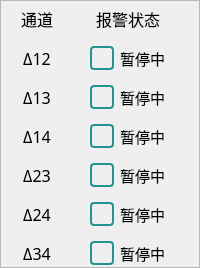
    <widget class="QFrame" name="frameAlarm_3">
     <property name="minimumSize">
      <size>
       <width>200</width>
       <height>0</height>
      </size>
     </property>
     <property name="maximumSize">
      <size>
       <width>300</width>
       <height>600</height>
      </size>
     </property>
     <property name="font">
      <font>
       <family>Microsoft YaHei</family>
      </font>
     </property>
     <property name="styleSheet">
      <string notr="true">/* 正常状态 */
QCheckBox::indicator {
    width: 20px;
    height: 20px;
    border: 2px solid #229590;
    border-radius: 4px;
}

/* 选中状态 */
QCheckBox::indicator:checked {
    background: #2dc6be;
    border: 2px solid #229590;

}

/* 禁用状态 */
QCheckBox::indicator:disabled {
    background: #a7a7a7;
    border: 2px solid #229590;
}
</string>
     </property>
     <property name="frameShape">
      <enum>QFrame::StyledPanel</enum>
     </property>
     <property name="frameShadow">
      <enum>QFrame::Raised</enum>
     </property>
     <layout class="QGridLayout" name="gridLayout_3" rowstretch="0,0,0,0,0,0,0">
      <property name="topMargin">
       <number>6</number>
      </property>
      <property name="bottomMargin">
       <number>2</number>
      </property>
      <property name="horizontalSpacing">
       <number>6</number>
      </property>
      <property name="verticalSpacing">
       <number>15</number>
      </property>
      <item row="3" column="0">
       <widget class="QLabel" name="label_47">
        <property name="sizePolicy">
         <sizepolicy hsizetype="Preferred" vsizetype="Preferred">
          <horstretch>0</horstretch>
          <verstretch>0</verstretch>
         </sizepolicy>
        </property>
        <property name="maximumSize">
         <size>
          <width>50</width>
          <height>25</height>
         </size>
        </property>
        <property name="font">
         <font>
          <family>Microsoft YaHei</family>
          <pointsize>12</pointsize>
         </font>
        </property>
        <property name="text">
         <string>Δ14</string>
        </property>
        <property name="alignment">
         <set>Qt::AlignCenter</set>
        </property>
       </widget>
      </item>
      <item row="4" column="0">
       <widget class="QLabel" name="label_43">
        <property name="sizePolicy">
         <sizepolicy hsizetype="Preferred" vsizetype="Preferred">
          <horstretch>0</horstretch>
          <verstretch>0</verstretch>
         </sizepolicy>
        </property>
        <property name="maximumSize">
         <size>
          <width>50</width>
          <height>25</height>
         </size>
        </property>
        <property name="font">
         <font>
          <family>Microsoft YaHei</family>
          <pointsize>12</pointsize>
         </font>
        </property>
        <property name="text">
         <string>Δ23</string>
        </property>
        <property name="alignment">
         <set>Qt::AlignCenter</set>
        </property>
       </widget>
      </item>
      <item row="4" column="1" alignment="Qt::AlignHCenter">
       <widget class="QCheckBox" name="alarmStatus23">
        <property name="sizePolicy">
         <sizepolicy hsizetype="Preferred" vsizetype="Preferred">
          <horstretch>0</horstretch>
          <verstretch>0</verstretch>
         </sizepolicy>
        </property>
        <property name="font">
         <font>
          <family>Microsoft YaHei</family>
          <pointsize>11</pointsize>
         </font>
        </property>
        <property name="text">
         <string>暂停中</string>
        </property>
       </widget>
      </item>
      <item row="5" column="1" alignment="Qt::AlignHCenter">
       <widget class="QCheckBox" name="alarmStatus24">
        <property name="sizePolicy">
         <sizepolicy hsizetype="Preferred" vsizetype="Preferred">
          <horstretch>0</horstretch>
          <verstretch>0</verstretch>
         </sizepolicy>
        </property>
        <property name="font">
         <font>
          <family>Microsoft YaHei</family>
          <pointsize>11</pointsize>
         </font>
        </property>
        <property name="text">
         <string>暂停中</string>
        </property>
       </widget>
      </item>
      <item row="6" column="1" alignment="Qt::AlignHCenter">
       <widget class="QCheckBox" name="alarmStatus34">
        <property name="sizePolicy">
         <sizepolicy hsizetype="Preferred" vsizetype="Preferred">
          <horstretch>0</horstretch>
          <verstretch>0</verstretch>
         </sizepolicy>
        </property>
        <property name="font">
         <font>
          <family>Microsoft YaHei</family>
          <pointsize>11</pointsize>
         </font>
        </property>
        <property name="text">
         <string>暂停中</string>
        </property>
       </widget>
      </item>
      <item row="1" column="1" alignment="Qt::AlignHCenter">
       <widget class="QCheckBox" name="alarmStatus12">
        <property name="sizePolicy">
         <sizepolicy hsizetype="Preferred" vsizetype="Preferred">
          <horstretch>0</horstretch>
          <verstretch>0</verstretch>
         </sizepolicy>
        </property>
        <property name="font">
         <font>
          <family>Microsoft YaHei</family>
          <pointsize>11</pointsize>
         </font>
        </property>
        <property name="text">
         <string>暂停中</string>
        </property>
       </widget>
      </item>
      <item row="0" column="0">
       <widget class="QLabel" name="label_39">
        <property name="sizePolicy">
         <sizepolicy hsizetype="Preferred" vsizetype="Preferred">
          <horstretch>0</horstretch>
          <verstretch>0</verstretch>
         </sizepolicy>
        </property>
        <property name="maximumSize">
         <size>
          <width>50</width>
          <height>25</height>
         </size>
        </property>
        <property name="font">
         <font>
          <family>Microsoft YaHei</family>
          <pointsize>12</pointsize>
         </font>
        </property>
        <property name="text">
         <string>通道</string>
        </property>
        <property name="alignment">
         <set>Qt::AlignCenter</set>
        </property>
       </widget>
      </item>
      <item row="2" column="1" alignment="Qt::AlignHCenter">
       <widget class="QCheckBox" name="alarmStatus13">
        <property name="sizePolicy">
         <sizepolicy hsizetype="Preferred" vsizetype="Preferred">
          <horstretch>0</horstretch>
          <verstretch>0</verstretch>
         </sizepolicy>
        </property>
        <property name="font">
         <font>
          <family>Microsoft YaHei</family>
          <pointsize>11</pointsize>
         </font>
        </property>
        <property name="text">
         <string>暂停中</string>
        </property>
       </widget>
      </item>
      <item row="0" column="1">
       <widget class="QLabel" name="label_41">
        <property name="sizePolicy">
         <sizepolicy hsizetype="Preferred" vsizetype="Preferred">
          <horstretch>0</horstretch>
          <verstretch>0</verstretch>
         </sizepolicy>
        </property>
        <property name="font">
         <font>
          <family>Microsoft YaHei</family>
          <pointsize>12</pointsize>
         </font>
        </property>
        <property name="text">
         <string>报警状态</string>
        </property>
        <property name="alignment">
         <set>Qt::AlignCenter</set>
        </property>
       </widget>
      </item>
      <item row="2" column="0">
       <widget class="QLabel" name="label_40">
        <property name="sizePolicy">
         <sizepolicy hsizetype="Preferred" vsizetype="Preferred">
          <horstretch>0</horstretch>
          <verstretch>0</verstretch>
         </sizepolicy>
        </property>
        <property name="maximumSize">
         <size>
          <width>50</width>
          <height>25</height>
         </size>
        </property>
        <property name="font">
         <font>
          <family>Microsoft YaHei</family>
          <pointsize>12</pointsize>
         </font>
        </property>
        <property name="text">
         <string>Δ13</string>
        </property>
        <property name="alignment">
         <set>Qt::AlignCenter</set>
        </property>
       </widget>
      </item>
      <item row="3" column="1" alignment="Qt::AlignHCenter">
       <widget class="QCheckBox" name="alarmStatus14">
        <property name="sizePolicy">
         <sizepolicy hsizetype="Preferred" vsizetype="Preferred">
          <horstretch>0</horstretch>
          <verstretch>0</verstretch>
         </sizepolicy>
        </property>
        <property name="font">
         <font>
          <family>Microsoft YaHei</family>
          <pointsize>11</pointsize>
         </font>
        </property>
        <property name="text">
         <string>暂停中</string>
        </property>
       </widget>
      </item>
      <item row="1" column="0">
       <widget class="QLabel" name="label_46">
        <property name="sizePolicy">
         <sizepolicy hsizetype="Preferred" vsizetype="Preferred">
          <horstretch>0</horstretch>
          <verstretch>0</verstretch>
         </sizepolicy>
        </property>
        <property name="maximumSize">
         <size>
          <width>50</width>
          <height>25</height>
         </size>
        </property>
        <property name="font">
         <font>
          <family>Microsoft YaHei</family>
          <pointsize>12</pointsize>
         </font>
        </property>
        <property name="text">
         <string>Δ12</string>
        </property>
        <property name="alignment">
         <set>Qt::AlignCenter</set>
        </property>
       </widget>
      </item>
      <item row="5" column="0">
       <widget class="QLabel" name="label_44">
        <property name="sizePolicy">
         <sizepolicy hsizetype="Preferred" vsizetype="Preferred">
          <horstretch>0</horstretch>
          <verstretch>0</verstretch>
         </sizepolicy>
        </property>
        <property name="maximumSize">
         <size>
          <width>50</width>
          <height>25</height>
         </size>
        </property>
        <property name="font">
         <font>
          <family>Microsoft YaHei</family>
          <pointsize>12</pointsize>
         </font>
        </property>
        <property name="text">
         <string>Δ24</string>
        </property>
        <property name="alignment">
         <set>Qt::AlignCenter</set>
        </property>
       </widget>
      </item>
      <item row="6" column="0">
       <widget class="QLabel" name="label_48">
        <property name="sizePolicy">
         <sizepolicy hsizetype="Preferred" vsizetype="Preferred">
          <horstretch>0</horstretch>
          <verstretch>0</verstretch>
         </sizepolicy>
        </property>
        <property name="maximumSize">
         <size>
          <width>50</width>
          <height>25</height>
         </size>
        </property>
        <property name="font">
         <font>
          <family>Microsoft YaHei</family>
          <pointsize>12</pointsize>
         </font>
        </property>
        <property name="text">
         <string>Δ34</string>
        </property>
        <property name="alignment">
         <set>Qt::AlignCenter</set>
        </property>
       </widget>
      </item>
     </layout>
    </widget>
